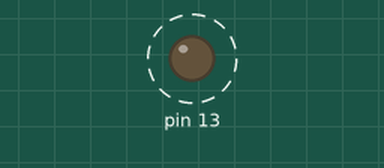
This sketch was run on a simulated Arduino Uno, built with avr-gcc and run on an emulated ATmega328P. Parts: output pins drawn as LEDs (lit = HIGH). Dashed ring = blinking.

Above: at 0.5 s.
Timing chart, 0 to 4.6 s (numbered marks = the images above):
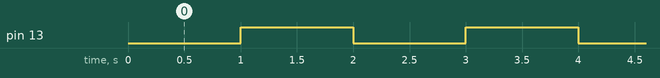

The sketch:

sketch_nov22a.ino
```cpp
void setup() {
   pinMode(13, OUTPUT);
}

int i = 0;

void loop() {
  digitalWrite(13, i);
  i = (i +1) % 2;
  delay(1000);
}
```

Measured:
- by itself, pin 13: alternates HIGH for 1.0 s and LOW for 1.0 s
